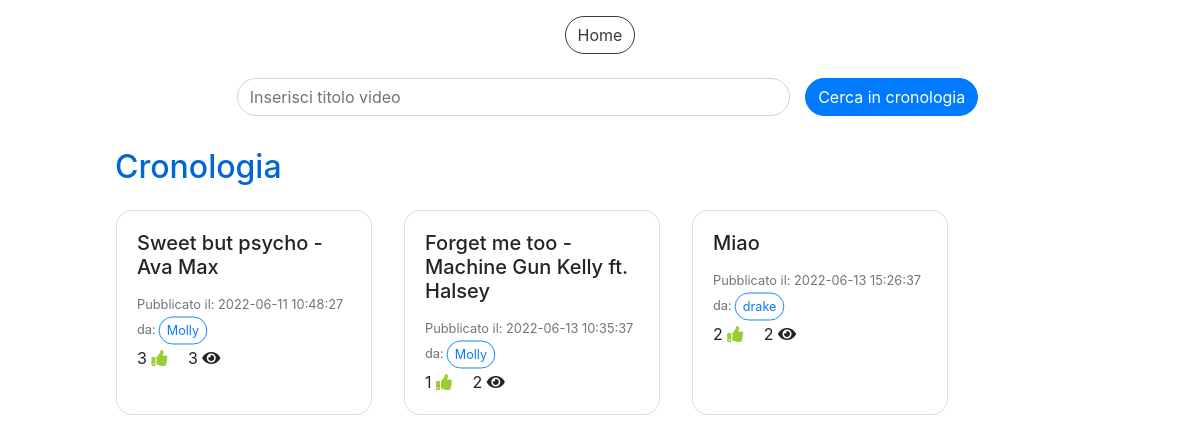
Page /cronologia.php (signed in) on the earlier database version.
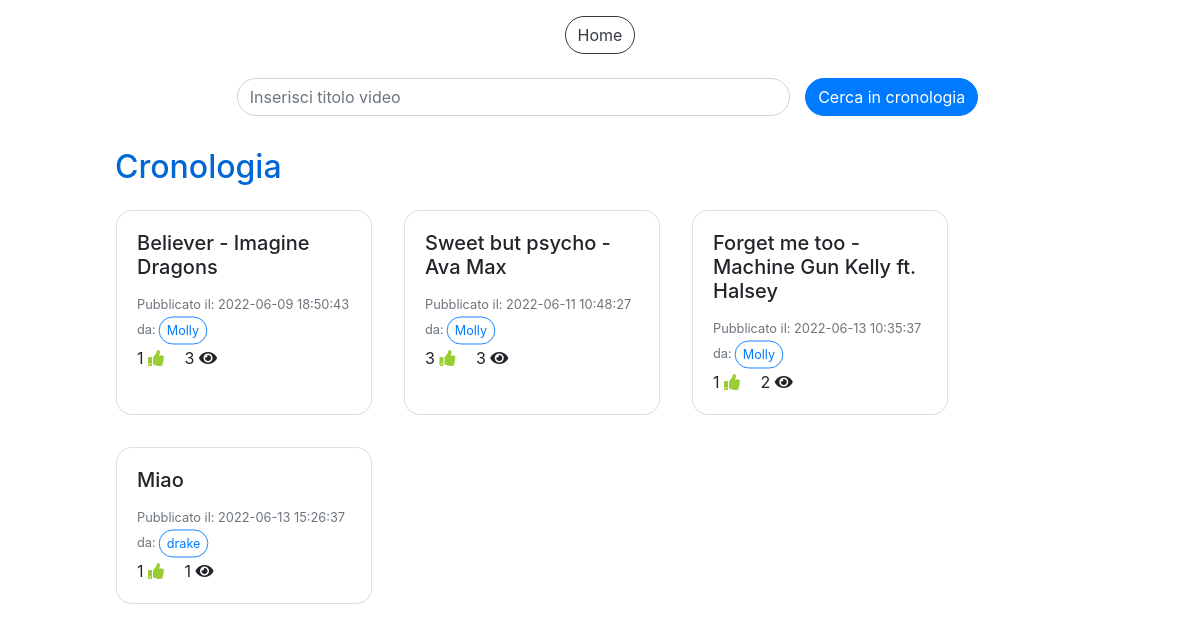
Same page on the later database version.
### tables this page shows
CREATE TABLE `video` (
  `IdVideo` int(11) NOT NULL,
  `Titolo` varchar(100) NOT NULL,
  `SorgenteVideo` varchar(300) NOT NULL,
  `DataPubblicazione` datetime NOT NULL DEFAULT current_timestamp(),
  `NumeroLike` int(11) NOT NULL DEFAULT 0,
  `NumeroVisualizzazioni` int(11) NOT NULL DEFAULT 0,
  `IdAccount` int(11) NOT NULL
);

CREATE TABLE `accounts` (
  `IdAccount` int(11) NOT NULL,
  `Username` varchar(40) NOT NULL,
  `Mail` varchar(40) NOT NULL,
  `Password` varchar(100) NOT NULL,
  `Canale` tinyint(1) NOT NULL,
  `NumeroIscritti` int(11) DEFAULT NULL
);

### cronologia.php (the view, shortened to what this page needs)
<!DOCTYPE html>
<html>
<head>
  <link rel="stylesheet" href="css/style.css">
  <link rel="stylesheet" href="css/custom_style.css">
</head>
<body>
  <?php
    include("db.php");
  ?>
  <div class="container-fluid pt-3">
    <div class="row justify-content-center">
      <button type="button" class="btn btn-outline-dark" onclick="location.href='home.php'">Home</button>
    </div>
    <div class="row justify-content-center">
      <div class="col-10">
          <form method="POST" class="mt-2" style="width: 100%" action="cronologia.php">
            <div class="row align-items-center justify-content-center">
              <div class="form-group col-7 mt-3">
                <input type="text" id="cerca" class="form-control" name="cerca" placeholder="Inserisci titolo video">
              </div>
              <button id="bottoneCerca" class="btn btn-primary" value="">Cerca in cronologia</button>
            </div>
          </form>
        <h2 class="titleText mt-3">Cronologia</h2>
        <div id="cronologia" class="row">
        <?php
          $sql="SELECT * FROM Playlists WHERE IdAccount=? AND TipoPlaylist=?";
          $query=$db->prepare($sql);
          $dati=array($_SESSION["loginID"], 1);
          $query->execute($dati);
          $ris=$query->fetchAll();
          foreach($ris as $row) {
            $idCronologia=$row["IdPlaylist"];
          }
          $sql="SELECT * FROM Video v JOIN Accounts a ON v.IdAccount=a.IdAccount WHERE IdVideo IN (SELECT IdVideo FROM Composizioni_playlists WHERE IdPlaylist=?)";
          $dati=array($idCronologia);
          $query=$db->prepare($sql);
          $query->execute($dati);
          $ris=$query->fetchAll();
          foreach($ris as $row) {
            $sql="SELECT * FROM Video v, Visualizzazioni vis, Accounts a WHERE v.IdVideo=vis.IdVideo AND a.IdAccount=vis.IdAccount AND vis.IdAccount=? AND vis.IdVideo=?";
            $query=$db->prepare($sql);
            $dati=array($_SESSION["loginID"], $row["IdVideo"]);
            $query->execute($dati);
            $risVis=$query->fetchAll();
            $tempoVis=-1;
            $creator=$row["Username"];
            foreach($risVis as $vis) {
              $tempoVis=$vis["TempoVisualizzazione"];
            }
            echo '<div class="card card-video m-3" style="width: 16rem;">
                    <div class="card-body card-video" onclick="cardOnClick(\''. $row["IdVideo"] .'\',\''. $row["Titolo"] .'\',\''. $row["SorgenteVideo"] .'\',\''. $tempoVis .'\',\''. $creator .'\')">
                      <h5 class="card-title card-video">'. $row["Titolo"] .'</h5>
                      <p class="card-text card-video">
                        <small class="text-muted">Pubblicato il: '. $row["DataPubblicazione"] .'<br>da:<button type="button" class="btn btn-outline-primary btn-sm mini">'. $creator .'</button></small><br>
                        '. $row["NumeroLike"] .' <i class="fa fa-thumbs-up mr-3"></i>
                        '. $row["NumeroVisualizzazioni"] .' <i class="fa fa-eye"></i>
                      </p>
                    </div>
                  </div>';
          }
        ?>
        </div>
      </div>
    </div>
  </div>
</body>
</html>

Differences in the rows shown:
now on this page (row edited): video: Titolo "Believer - Imagine Dragons", DataPubblicazione "2022-06-09 18:50:43", IdAccount.Username "Molly", NumeroLike "1", NumeroVisualizzazioni "3"
changed video "Miao": NumeroLike "2" → "1"; NumeroVisualizzazioni "2" → "1"
